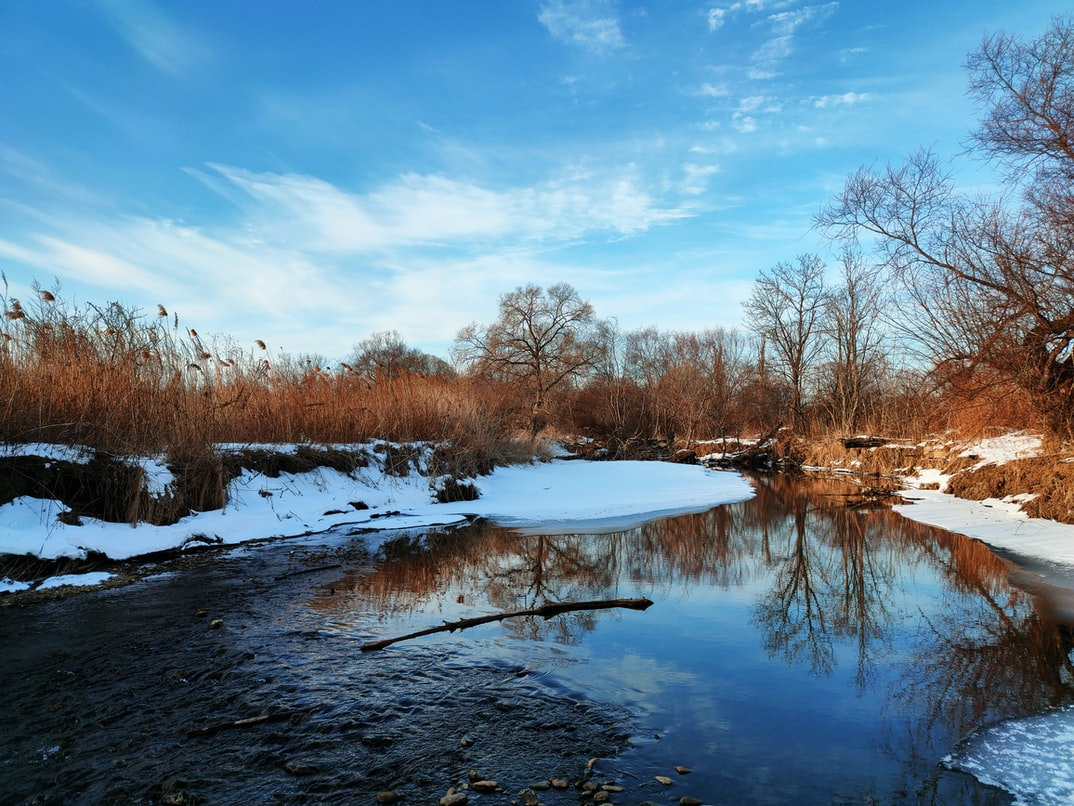
#> input picture Sample images and videos/Scene.jpg, 1074 x 806 px, found by its file name
$ python gradients.py
#> lines starting #> are read from the running program, lines starting #| are printed output that depends on the picture; after the words box and inside, x2 and y2 are one past the last pixel; in counts of white or black regions, pixels touching at a corner belong together
import cv2 as cv
import numpy as np
import matplotlib.pyplot as plt

img = cv.imread('Sample images and videos\Scene.jpg')
#> img is the input picture: shape (806, 1074, 3); mean B, G, R 145.7, 126.5, 97.8
# print(img.shape)
cv.imshow('nature',img)
grey = cv.cvtColor(img,cv.COLOR_BGR2GRAY)
cv.imshow('greyscale',grey)
# #gradients and edge detection is mathmatically different
# #other ways to find edges
# #leplacion method
# lap = cv.Laplacian(grey,cv.CV_32F)
# lap = np.uint8(np.absolute(lap))
# cv.imshow('laplacion',lap)

#using sobel method that divides the image into x and y axis parts and combine with or operator to get combined picture
sobelx = cv.Sobel(grey,cv.CV_64F,1,0)
sobely = cv.Sobel(grey,cv.CV_64F,0,1)
combined = cv.bitwise_or(sobelx,sobely)
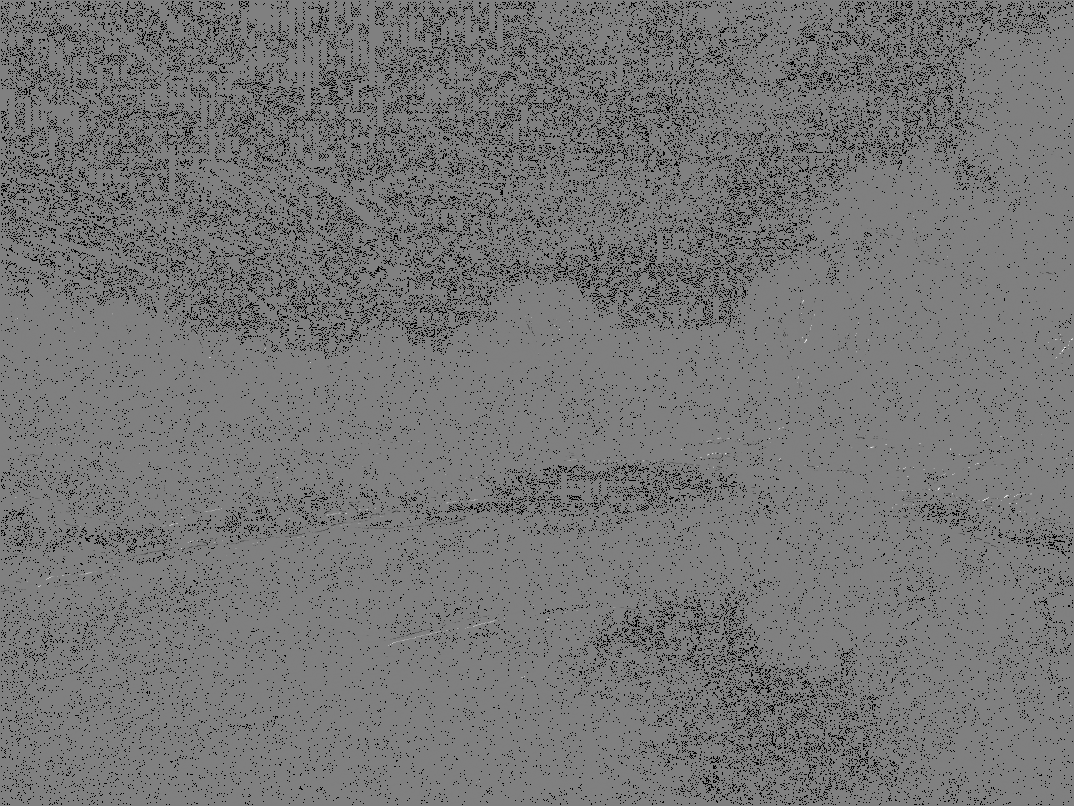
#> combined: shape (806, 1074) float64; 7.92% of the values are NaN or infinite; the others: min -130944, max 129408, mean -116.6; drawn with min black, max white, NaN and infinite black
cv.imshow('sobel x', sobelx)
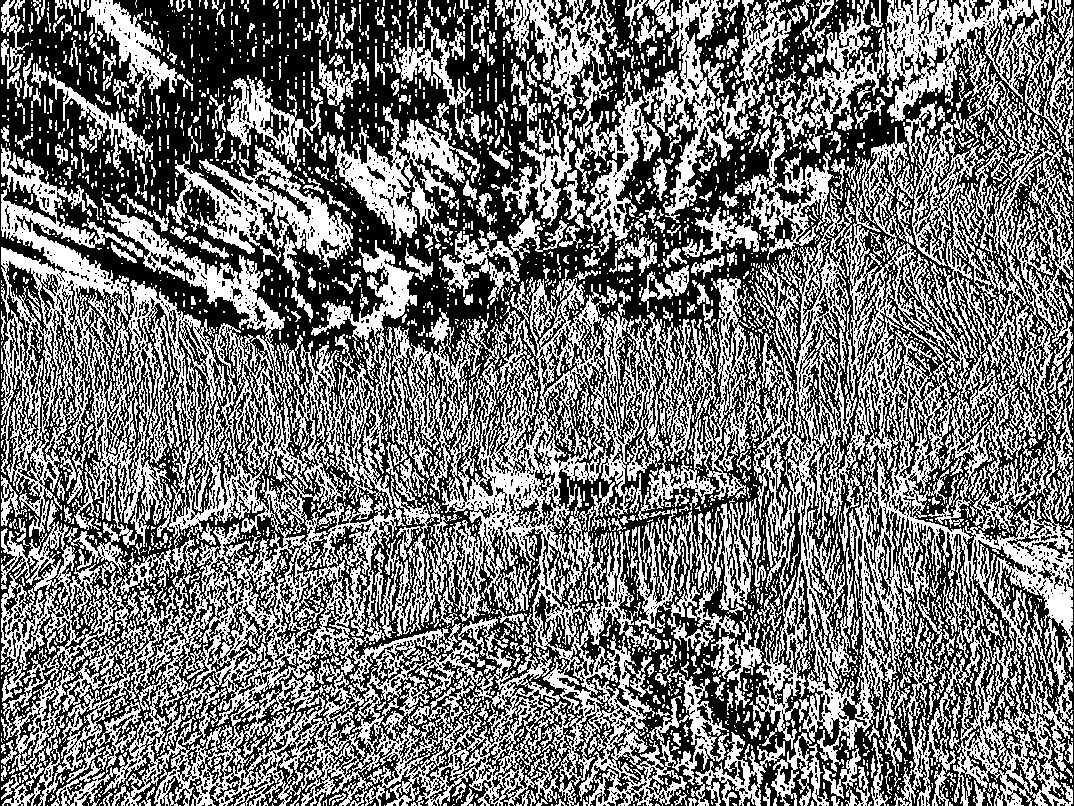
#> window 'sobel x': shape (806, 1074); 46% white; 3933 white regions (3212 under 20 px), largest, box (x1, y1, x2, y2) and area: (1, 144, 729, 806) 154775, (735, 0, 1073, 806) 99046, (627, 278, 760, 520) 10341
cv.imshow('sobel y', sobely)
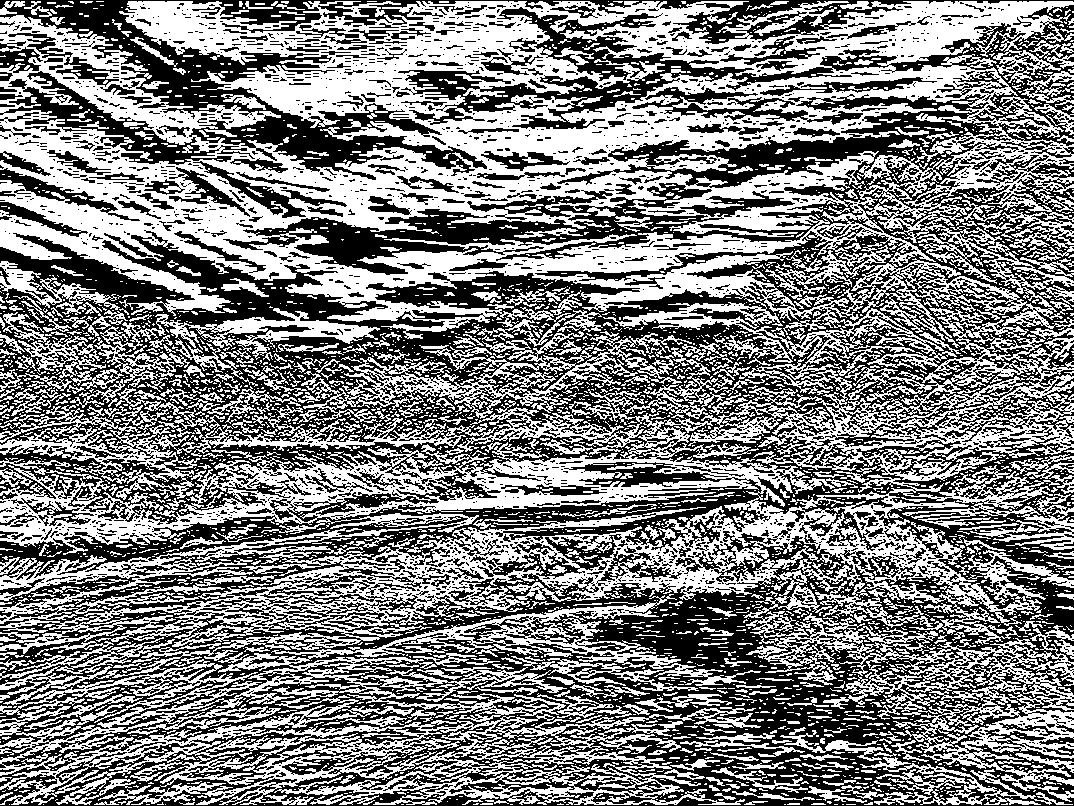
#> window 'sobel y': shape (806, 1074); 50% white; 3669 white regions (3062 under 20 px), largest, box (x1, y1, x2, y2) and area: (0, 1, 1074, 802) 304130, (0, 594, 761, 805) 43131, (298, 331, 692, 423) 8093
cv.imshow('sobel combined', combined)
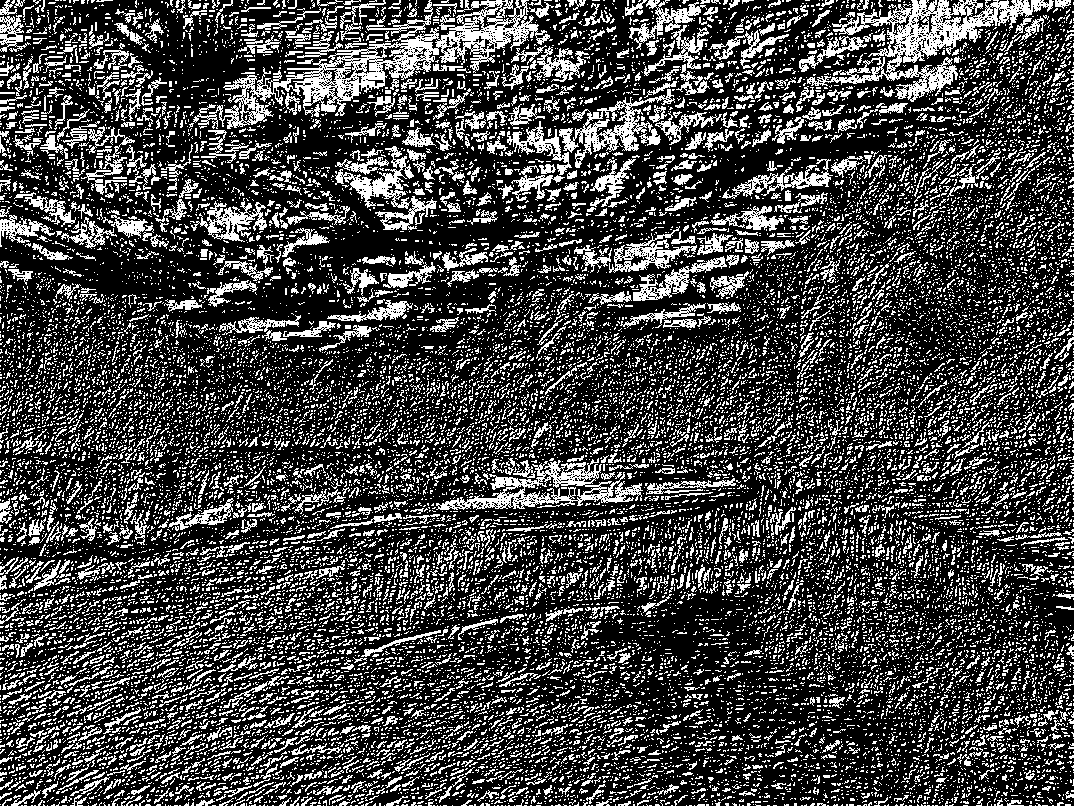
#> window 'sobel combined': shape (806, 1074); 26.6% white in thin lines or dots

canny = cv.Canny(grey,125,150,)
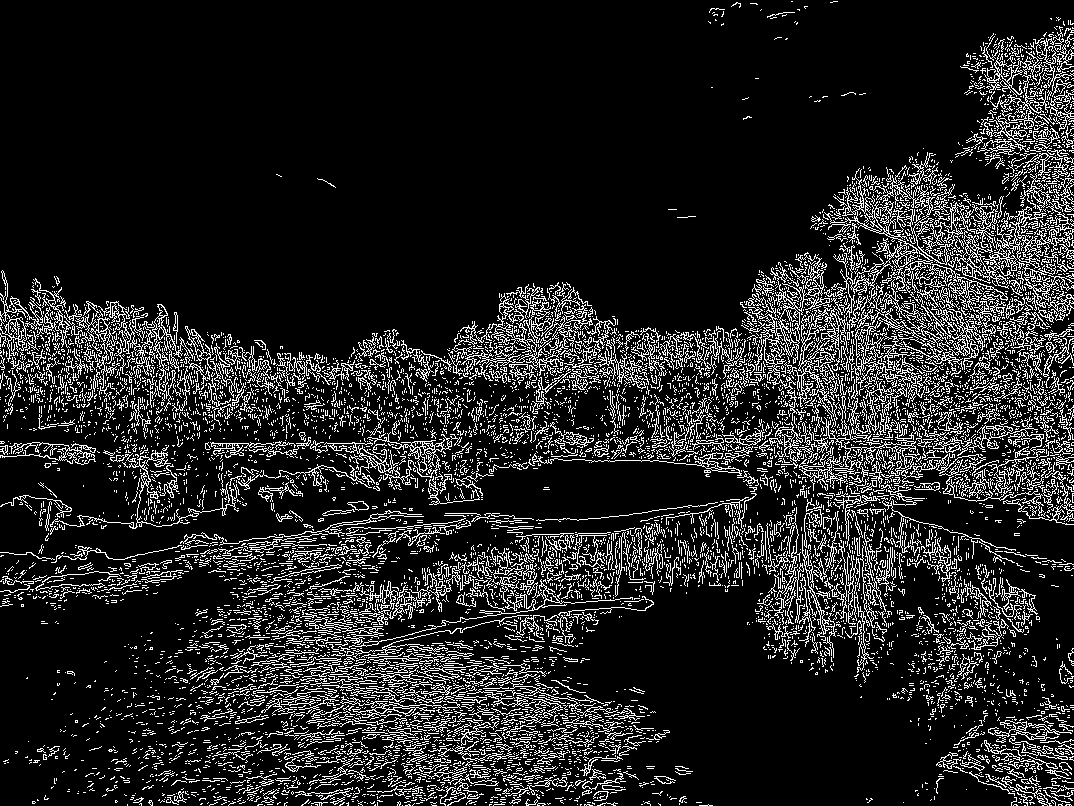
#> canny: shape (806, 1074); 13.6% white in thin lines or dots
cv.imshow('canny',canny)


cv.waitKey(0)

$ run again, with Sample images and videos/L1.jpg copied over Sample images and videos/Scene.jpg
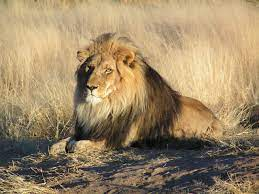
#> input picture Sample images and videos/L1.jpg, 259 x 194 px, found by its file name
#> img is the input picture: shape (194, 259, 3); mean B, G, R 103, 135.5, 156.7
#> `cv.imshow('sobel x', sobelx)`:
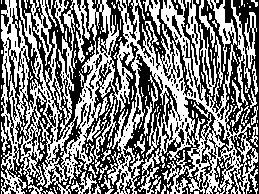
#> window 'sobel x': shape (194, 259); 49.3% white in thin lines or dots
#> `canny = cv.Canny(grey,125,150,)`:
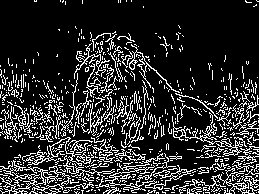
#> canny: shape (194, 259); 17.5% white in thin lines or dots

$ run again, with Sample images and videos/crowd 2.jpg copied over Sample images and videos/Scene.jpg
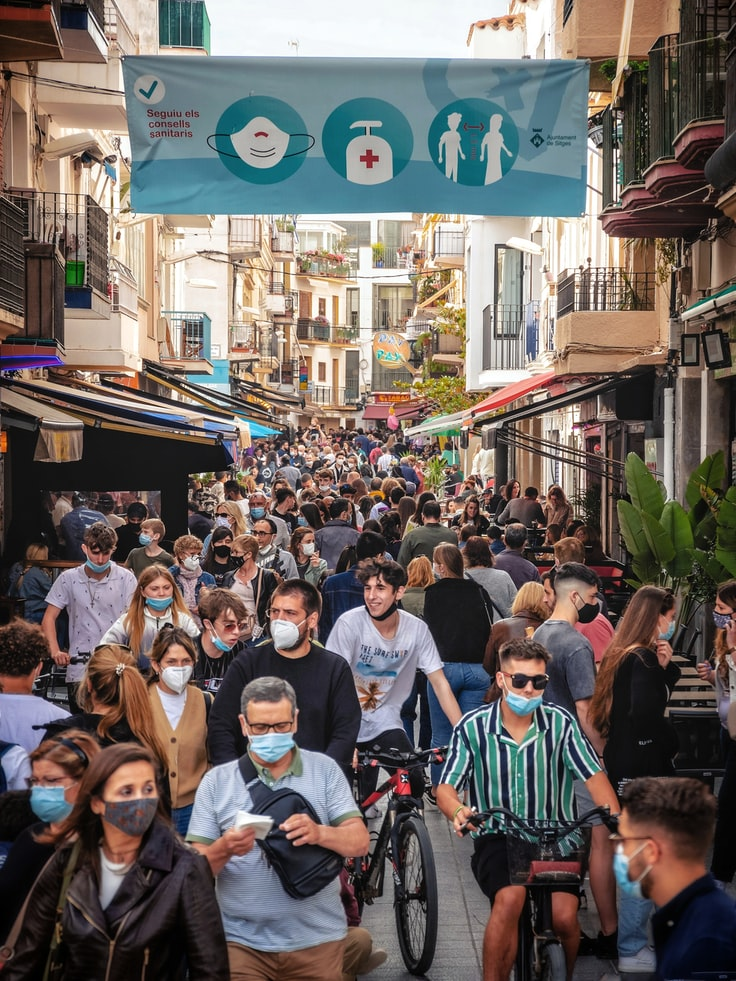
#> input picture Sample images and videos/crowd 2.jpg, 736 x 981 px, found by its file name
#> img is the input picture: shape (981, 736, 3); mean B, G, R 98.2, 102.5, 110.4
#> `cv.imshow('sobel x', sobelx)`:
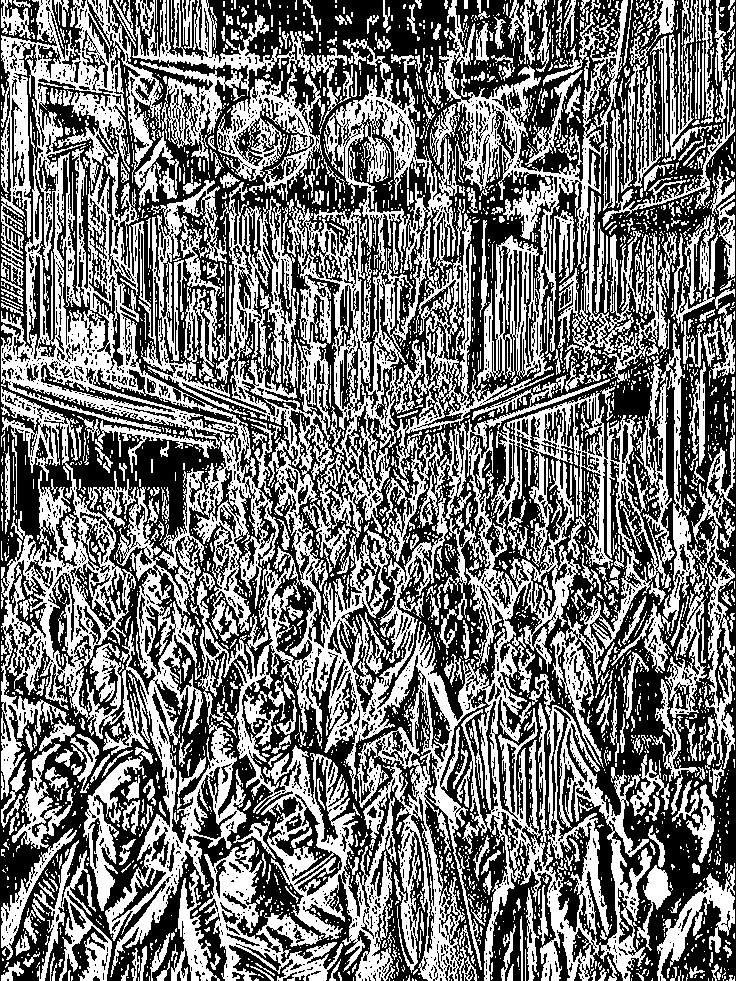
#> window 'sobel x': shape (981, 736); 46.3% white; 3472 white regions (2883 under 20 px), largest, box (x1, y1, x2, y2) and area: (1, 0, 735, 981) 219636, (132, 0, 325, 201) 11577, (199, 840, 343, 981) 5931
#> `canny = cv.Canny(grey,125,150,)`:
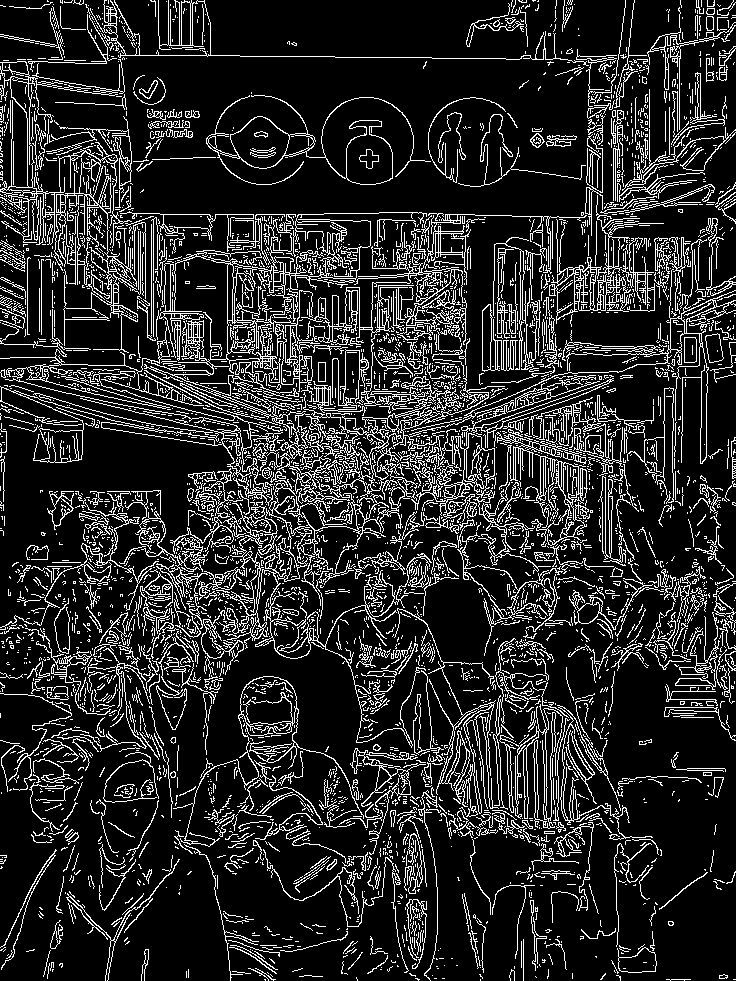
#> canny: shape (981, 736); 15.7% white in thin lines or dots

$ run again, with Sample images and videos/crowd.jpg copied over Sample images and videos/Scene.jpg
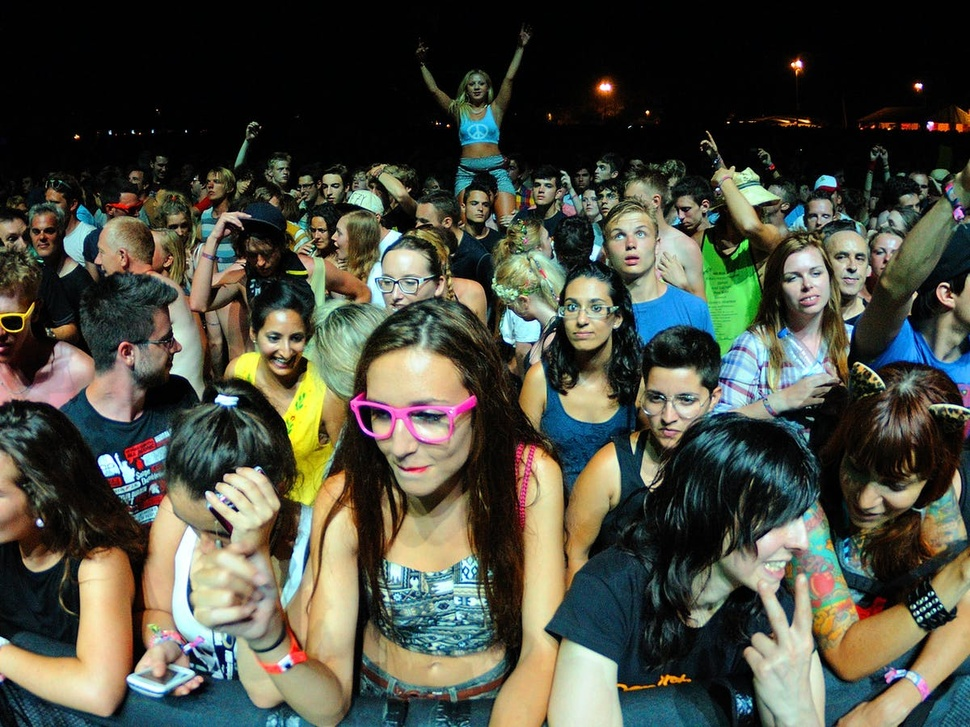
#> input picture Sample images and videos/crowd.jpg, 970 x 727 px, shrunk from 1200 x 900 before the run, found by its file name
#> img is the input picture: shape (727, 970, 3); mean B, G, R 64.9, 76.8, 75.1
#> `cv.imshow('sobel x', sobelx)`:
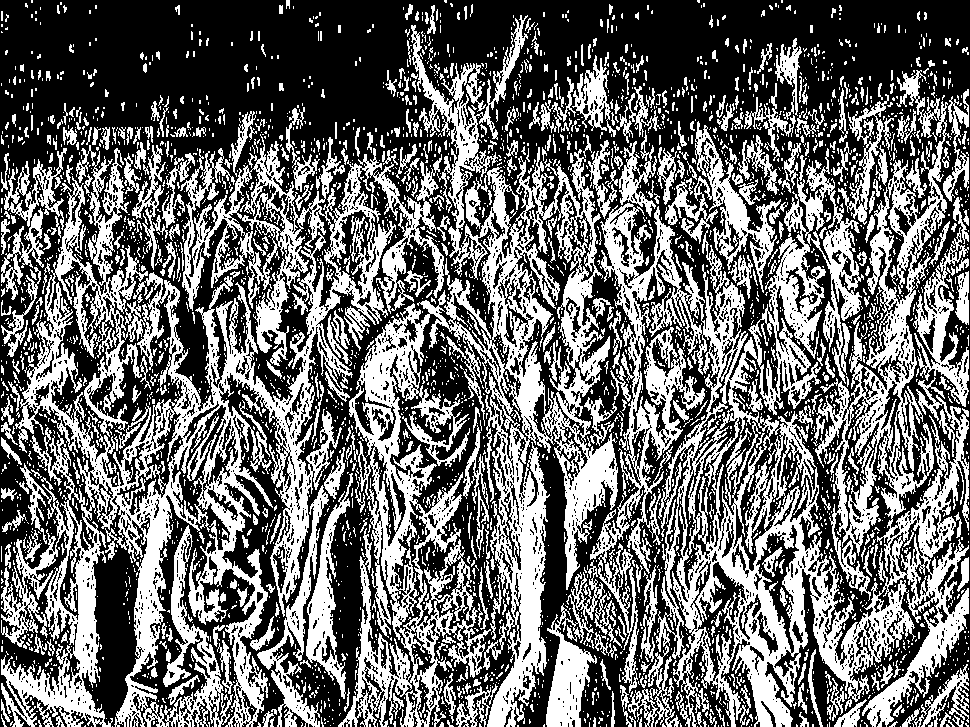
#> window 'sobel x': shape (727, 970); 41.8% white; 3656 white regions (3075 under 20 px), largest, box (x1, y1, x2, y2) and area: (590, 70, 969, 727) 77585, (1, 134, 444, 727) 75466, (338, 15, 618, 727) 57611
#> `canny = cv.Canny(grey,125,150,)`:
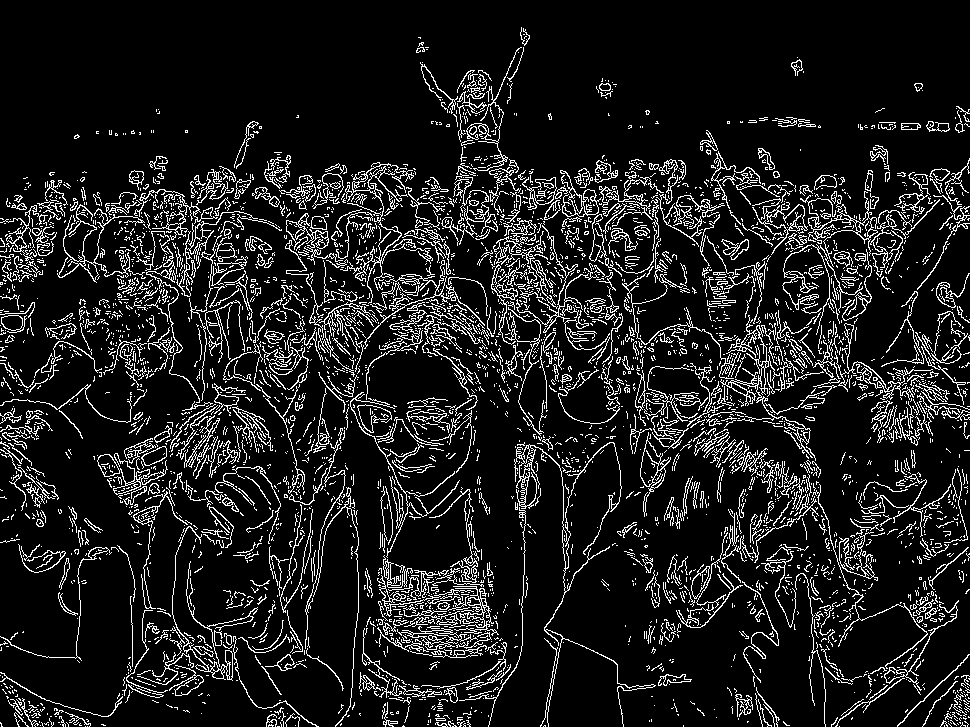
#> canny: shape (727, 970); 11.5% white in thin lines or dots
